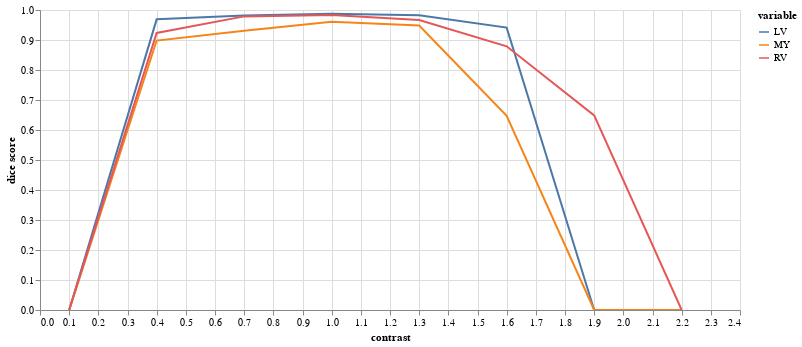

The notebook cell saved with this chart:
### Code cell
(alt
 .Chart(results.melt(id_vars=['contrast'],value_vars=['LV','MY','RV'],value_name='dice score'))
 .mark_line()
 .encode(
     x="contrast",
     y="dice score",
     color="variable",
     tooltip="dice score"
 )
 .properties(width=700,height=300)
 .interactive()
)

### Figure 1 — Vega-Lite specification as saved in the notebook (floating-point values rounded to 4 significant figures)
{"config": {"view": {"continuousWidth": 400, "continuousHeight": 300}}, "data": {"name": "data-9aa210e5bafca6e65698829eb9c9b646"}, "mark": "line", "encoding": {"color": {"type": "nominal", "field": "variable"}, "tooltip": {"type": "quantitative", "field": "dice score"}, "x": {"type": "quantitative", "field": "contrast"}, "y": {"type": "quantitative", "field": "dice score"}}, "height": 300, "selection": {"selector005": {"type": "interval", "bind": "scales", "encodings": ["x", "y"]}}, "width": 700, "$schema": "https://vega.github.io/schema/vega-lite/v4.8.1.json", "datasets": {"data-9aa210e5bafca6e65698829eb9c9b646": [{"contrast": 0.1, "variable": "LV", "dice score": 0.0}, {"contrast": 0.4, "variable": "LV", "dice score": 0.9689}, {"contrast": 0.7, "variable": "LV", "dice score": 0.9814}, {"contrast": 1.0, "variable": "LV", "dice score": 0.9875}, {"contrast": 1.3, "variable": "LV", "dice score": 0.9825}, {"contrast": 1.6, "variable": "LV", "dice score": 0.9412}, {"contrast": 1.9, "variable": "LV", "dice score": 0.0}, {"contrast": 2.2, "variable": "LV", "dice score": 0.0}, {"contrast": 0.1, "variable": "MY", "dice score": 0.0}, {"contrast": 0.4, "variable": "MY", "dice score": 0.8981}, {"contrast": 0.7, "variable": "MY", "dice score": 0.9311}, {"contrast": 1.0, "variable": "MY", "dice score": 0.9608}, {"contrast": 1.3, "variable": "MY", "dice score": 0.9485}, {"contrast": 1.6, "variable": "MY", "dice score": 0.6469}, {"contrast": 1.9, "variable": "MY", "dice score": 0.0}, {"contrast": 2.2, "variable": "MY", "dice score": 0.0}, {"contrast": 0.1, "variable": "RV", "dice score": 0.0}, {"contrast": 0.4, "variable": "RV", "dice score": 0.9234}, {"contrast": 0.7, "variable": "RV", "dice score": 0.9787}, {"contrast": 1.0, "variable": "RV", "dice score": 0.9833}, {"contrast": 1.3, "variable": "RV", "dice score": 0.9665}, {"contrast": 1.6, "variable": "RV", "dice score": 0.879}, {"contrast": 1.9, "variable": "RV", "dice score": 0.6486}, {"contrast": 2.2, "variable": "RV", "dice score": 0.0}]}}
